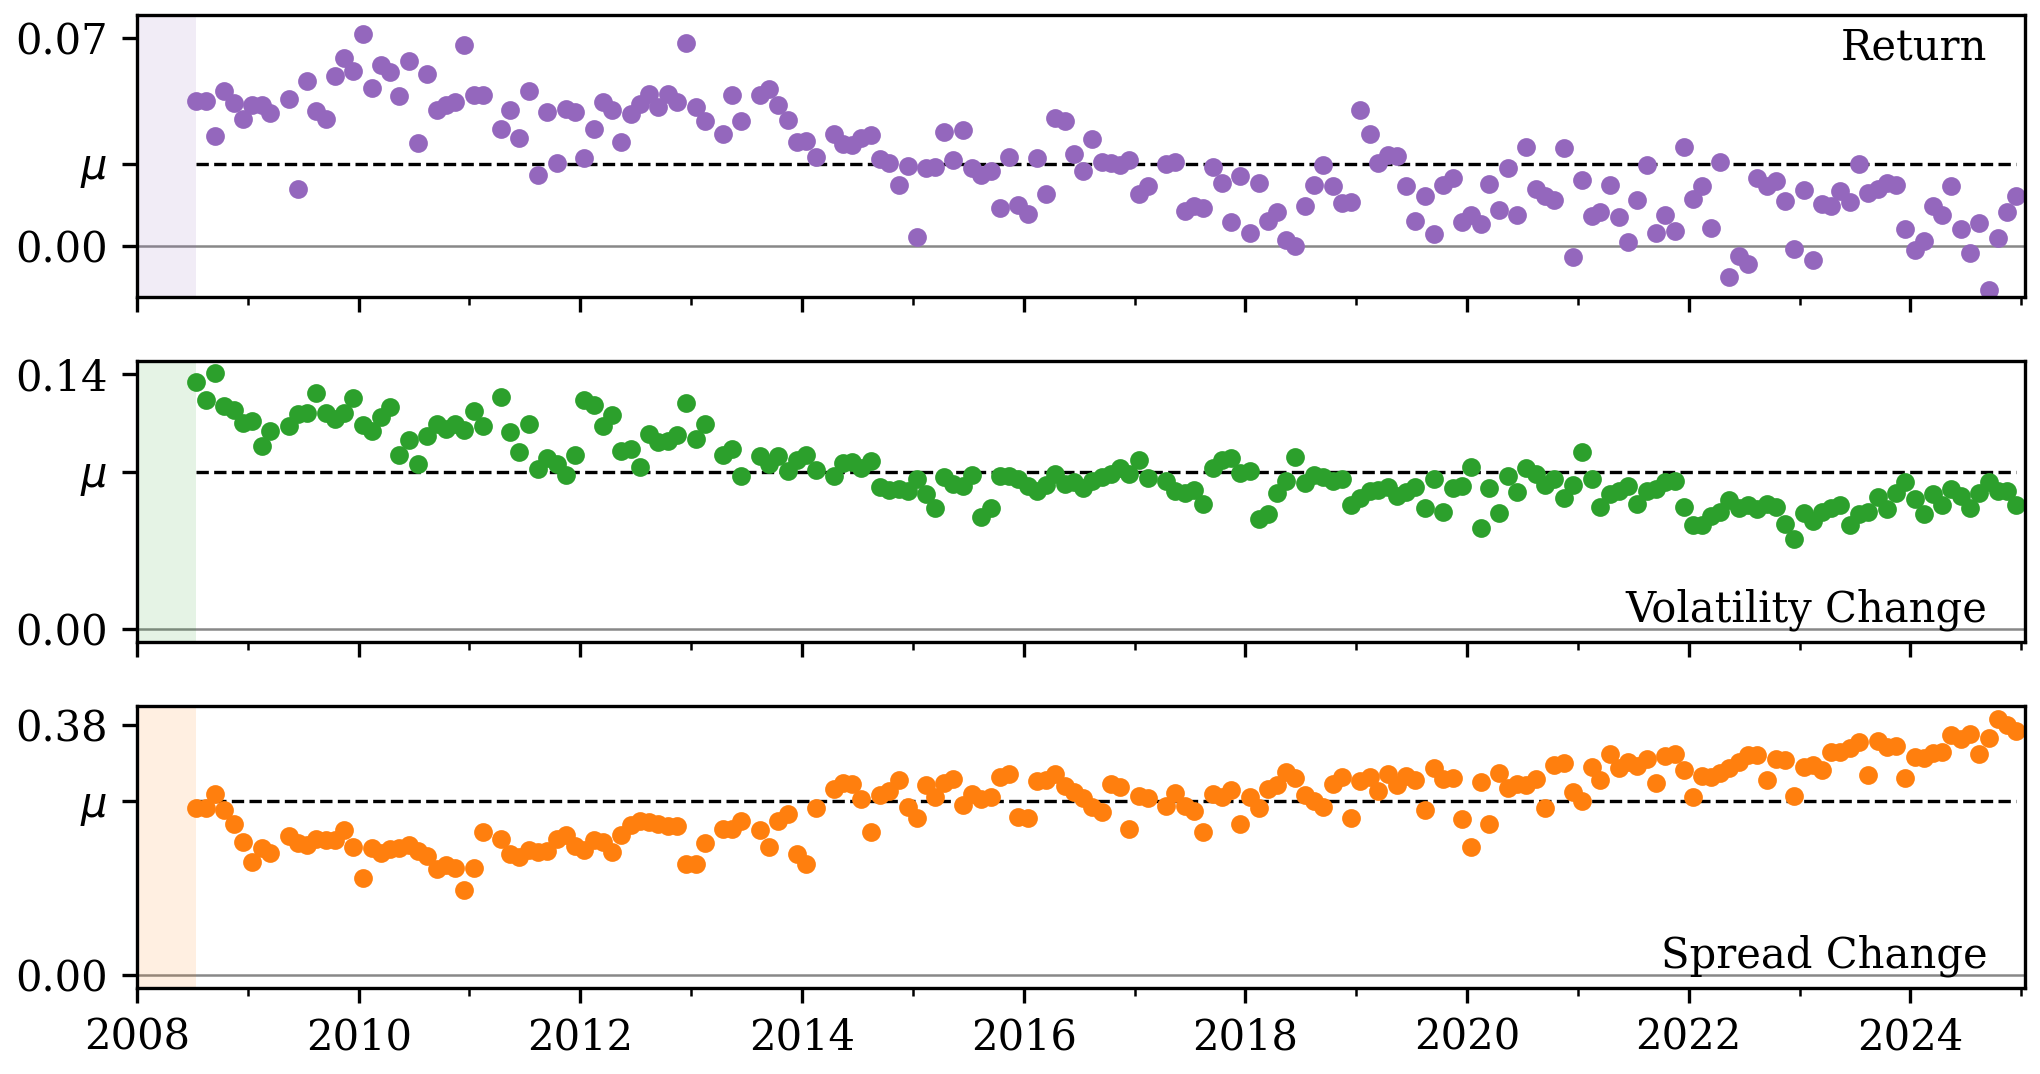

This chart was generated by the following Python code:
"""Full-history supervised: cross-sectional rank IC vs. training month.

Pulls each run's ``xs_ic/<task>`` — the synchronized cross-section IC computed
in the same SLURM job that trained the checkpoint
(``scripts/generic/post_train_ic_eval.py``) — and draws one curve per task over
time. Raw IC, NOT baseline-subtracted.

Projects (one per task; run.name is ``YYYY-MM`` plus a recipe suffix):
    - supervised-full-month-return-ce         → return_900
    - supervised-full-month-vol-change-ce     → volatility_change_900
    - supervised-full-month-spread-change-ce  → spread_change_900

Each project accumulates every generation of the sweep, so runs are filtered
to one target definition by ``XS_STATS_DIR_REQUIRED`` -- see the comment there.

Same figure as the ΔAUC version this replaces; only the metric changed. The
companion probe panel is gone with it: production sweeps run
training.live_eval=false, so no probe AUC is logged any more.

All three targets are now measured between two FORWARD windows (VWAP / mean
spread / realized vol over ``[t, t+60)`` vs ``[t+h, t+h+60)``). The older
definitions each leaked something known at ``t`` -- the quote-bounce term in
the mid-to-mid return, and the ``-spread(t)`` / ``-bwd_vol`` legs of the two
change targets -- which is exactly why runs are filtered by target above.

Only runs whose state is ``finished`` are plotted; in-progress runs are
fetched (so the cache stays current) but filtered out at plot time.

Caching
    A JSON cache lives next to this script (``api_cache.json``). On every
    run, this script:
      1. Lists all runs in each project via the W&B API (always — so new
         runs from in-progress sweeps show up immediately).
      2. Re-fetches summary for any run whose cached state is not
         ``finished`` (so the next run sees up-to-date summaries once
         those runs finish).
      3. Skips API summary calls for runs already cached as ``finished``
         unless ``--refresh`` is passed.

Run:
    uv run plots/full_data_multihead/full_data_multihead.py

    Writes TWO figures from the one W&B pull: ``full_data_multihead`` and
    ``full_data_multihead_highlighted``, the latter greying every month
    outside the 31 reported ones (PANEL_TRAIN_MONTHS). Pass ``--out`` to write
    just one, ``--highlight-panel`` to say which.
"""
from __future__ import annotations

import argparse
import json
import math
import re
import sys
from concurrent.futures import ThreadPoolExecutor, as_completed
from pathlib import Path, PurePosixPath

import matplotlib.dates as mdates
import matplotlib.pyplot as plt
import pandas as pd
from matplotlib.ticker import FormatStrFormatter, MaxNLocator

sys.path.insert(0, str(Path(__file__).resolve().parent.parent))
sys.path.insert(0, str(Path(__file__).resolve().parent.parent / "metrics"))
from metrics import SUP_SPAN_NO_SPAN  # noqa: E402
from style import (  # noqa: E402
    DEFAULT_WANDB_ENTITY,
    SERIES_STYLES,
    SERIES_MARKER,
    apply_style,
    load_sweep_months,
    save_figure,
    WIDTH_FULL,
)


HERE = Path(__file__).resolve().parent
CACHE_PATH = HERE / "api_cache.json"

# THE REPORTED PANEL: the 31 eval months every current arm is scored on.
# Seed 42 sampled 32 TRAIN months (scripts/experiments/sample_sweep_months.py);
# the six-month-span recipe drops 2008-02, whose span would start before the
# data begins (metrics.SUP_SPAN_NO_SPAN), so the reported panel is the other 31
# and their eval months. --highlight-panel keeps those in the series colour and
# greys the ~170 months that only this full-history figure covers, so a reader
# can see where the reported panel sits inside the history.
#
# HELD AS TRAIN MONTHS, compared before _train_to_eval_midpoint: the x axis is
# the EVAL midpoint, one month after the training month, so a set of eval
# months cannot be matched against it directly. Train month m IS eval month
# m+1 on that axis, so the 31 below ARE the 31 eval months of
# plots/latent_eval/run_6mo_eval.sh and the metrics table -- derived from the
# same two sources, so the panel cannot drift from them here.
PANEL_TRAIN_MONTHS: frozenset[str] = (
    frozenset(load_sweep_months()) - SUP_SPAN_NO_SPAN
)
GREY_OUT = "#bdbdbd"

# (series style key in style.SERIES_STYLES, wandb project, metric key).
# The -ce projects are the CROSS-ENTROPY recipe (11 bins, expected-bin MSE
# 0.025, tau annealed 0.10*k -> 0.05*k). The -ic projects they replace are the
# regression-era sweep and stopped at 76-78 finished months, which is why the
# old figure was empty from 2016 on.
# Each -ce project now holds TWO generations of runs: the original sweep on the
# mid-to-mid return target, and the 2026-08-22 rerun on the forward-VWAP target
# (docs/return_bad_calculation.md). Both name their runs ``YYYY-MM_...``, so the
# month prefix cannot tell them apart and a month present in both would plot
# twice. The training config stamps which anchor-stat tables the target came
# from, so filter on that -- basename only, because compute nodes see the
# staged node-local copy while a local run sees lab/market-jepa-mosaic.
XS_STATS_DIR_REQUIRED = "xs_anchor_stats_fwdvwap60"

# ONE PROJECT, THREE METRICS — the full-history baseline became a single
# MULTIHEAD trunk on 2026-08-27 (sweeps/full_data_multihead.sh), so a month is
# now one run that logs all three xs_ic/<task> values rather than three runs
# logging one each.
#
# WHY THE SWITCH. The 32-month W sweep found sharing a trunk costs nothing or
# helps (multihead - specialist: +0.0050 return at W=32, t=+4.01; +0.0028 vol
# at W=8, t=+2.51; nothing significantly negative anywhere), so three models a
# month was three times the GPU for a result one model matches.
#
# AND THE SPECIALIST PROJECTS CANNOT FILL THIS FIGURE. Each of them holds ~203
# runs on the RETIRED mid-to-mid target plus a forward-VWAP rerun that was
# abandoned early: on 2026-08-28 the three had 25, 4 and 1 finished months of
# the 203. XS_STATS_DIR_REQUIRED correctly drops the old generation, which is
# why this plot was almost empty. They are kept here only as provenance:
#   supervised-full-month-return-ce / -vol-change-ce / -spread-change-ce
#
# The multihead sweep pins W=8 where the specialists inherited whatever
# schemas.py defaulted to at submit time (0 before 2026-08-25, 16 after), so
# this series is also the first full-history one where every month is the same
# model.
# Renamed 2026-09-07: the series is pairwise (LTR), not cross_entropy, and
# the "-ce" it carried was left over from the retired binned family.
# ONE PROJECT PER BUNDLE, not one project. run_full_data_supervised.sh resolves
# the sweep's wandb project to "<name>-<commit6>-<train_start>-<eval_end>", so a
# 203-month sweep at 4 months/job lands in ~51 SEPARATE projects and the bare
# name below has never existed as a project of its own. Reading it directly is
# why this figure came back empty: api.runs("<entity>/supervised-full-month-
# multihead") raises, fetch_project_runs swallows it, and every task returns [].
# FULL_DATA_PROJECT is therefore a PREFIX, expanded at run time by
# resolve_full_data_projects.
#
# NOT A SUBSTRING MATCH. "supervised-full-month-multihead-ce" is the RETIRED
# binned generation (202 finished months, run names like
# "2014-05_multi_k11_mse0.025_tau0.5_recency8_s42") and a plain startswith()
# would pull all 202 of them into a figure that is meant to be pairwise/LTR
# only. The suffix pattern -- six hex digits then two YYYY-MM pairs -- excludes
# it structurally rather than by blacklisting the one name we happen to know.
FULL_DATA_PROJECT = "supervised-full-month-multihead-67e219"

_BUNDLE_PROJECT_RE = re.compile(
    rf"^{re.escape(FULL_DATA_PROJECT)}-"
    rf"\d{{4}}-\d{{2}}-\d{{4}}-\d{{2}}$"
)


def resolve_full_data_projects(api, entity: str) -> list[str]:
    """Every per-bundle project belonging to the full-history multihead sweep.

    Listed from the API rather than reconstructed from a month list: the
    bundling (--months-per-job) is a submit-time choice, so the ranges in the
    project names are not derivable here, and a wave resubmitted at a different
    bundle size creates a different set of them.
    """
    return sorted(p.name for p in api.projects(entity)
                  if _BUNDLE_PROJECT_RE.match(p.name))


# THE SPAN IS THE RECIPE BOUNDARY. The same project pattern carries the
# single-month generation this campaign replaced, and a project name says
# nothing about the recipe, so a figure reading the pattern alone silently
# averages two different experiments. Keep only runs whose own train window is
# the span schemas.py currently defines -- resolved, never written here, so it
# cannot go stale when the span moves.
def recipe_span_months() -> int:
    from market_jepa.schemas import DatasetConfig
    return int(DatasetConfig.train_span_months)


def run_span_months(record: dict) -> int:
    """Months covered by a run's own training window, 0 if unreadable."""
    a = str(record.get("train_date_start") or "")
    b = str(record.get("train_date_end") or "")
    if len(a) < 7 or len(b) < 7:
        return 0
    try:
        return ((int(b[:4]) * 12 + int(b[5:7]))
                - (int(a[:4]) * 12 + int(a[5:7]))) + 1
    except ValueError:
        return 0


def keep_current_recipe(records: list[dict]) -> tuple[list[dict], int]:
    """Drop runs whose training window is not the current span."""
    want = recipe_span_months()
    kept = [r for r in records if run_span_months(r) == want]
    return kept, len(records) - len(kept)


def dedupe_by_train_month(records: list[dict]) -> tuple[list[dict], int]:
    """One record per TRAIN month, newest run wins; returns (kept, dropped).

    Bundle projects overlap whenever a wave is resubmitted under a new commit:
    2008-01..2008-04 exist under both -8067e9- and -ca70db-, the same month
    trained twice by the same recipe. Without this every such month plots two
    points and any per-month join silently becomes many-to-many.
    """
    best: dict[str, dict] = {}
    dropped = 0
    for r in records:
        ym = _train_month(r.get("run_name") or "")
        if ym is None:
            continue
        prev = best.get(ym)
        if prev is None:
            best[ym] = r
        else:
            dropped += 1
            if str(r.get("created_at") or "") > str(prev.get("created_at") or ""):
                best[ym] = r
    return list(best.values()), dropped

# THE HEAD KEY, because the campaign scores head-only (POST_TRAIN_PROBE=0) and
# writes no xs_ic/<task> at all. Reading the probe key found the runs, dropped
# nothing, and reported "no runs with xs_ic" -- a sweep that had scored looked
# exactly like a sweep that had not. A multihead run carries one head key per
# task, which is what this figure has always been about.
TASKS: list[tuple[str, str, str]] = [
    ("supervised_return", FULL_DATA_PROJECT, "xs_ic/head:return_900"),
    ("supervised_vol",    FULL_DATA_PROJECT, "xs_ic/head:volatility_change_900"),
    ("supervised_spread", FULL_DATA_PROJECT, "xs_ic/head:spread_change_900"),
]

# Panel-corner label override. SERIES_STYLES["supervised_vol"]["label"] is
# "Vol Change" -- still correct for the other figures that read it -- but
# this panel spells it out in full.
PANEL_LABELS = {"supervised_vol": "Volatility Change"}

# Panel-corner label position override, (x, y, va). Default is bottom-right;
# Return moves to top-right.
PANEL_LABEL_POS = {"supervised_return": (0.98, 0.96, "top")}


def _load_cache(path: Path) -> dict:
    if not path.exists():
        return {}
    try:
        return json.loads(path.read_text())
    except Exception:
        return {}


def _save_cache(path: Path, cache: dict) -> None:
    path.parent.mkdir(parents=True, exist_ok=True)
    path.write_text(json.dumps(cache, indent=2, sort_keys=True))


def _fetch_run_summary(
    run,
    summary_keys: tuple[str, ...],
    history_keys: tuple[str, ...] = (),
) -> dict:
    """Pull metric values from ``run.summary`` plus optional history scans.

    ``summary_keys`` are read straight from ``run.summary`` (single API call).
    ``history_keys`` are pulled with ``scan_history(keys=...)`` and reduced to
    the last non-null value — this covers metrics that are logged from a
    sibling process via ``wandb.init(mode="shared")`` (e.g. probe AUC), which
    end up in history but never in ``run.summary``. Network-bound; thread-safe.
    """
    out = {k: run.summary.get(k) for k in summary_keys}
    for k in history_keys:
        last_val = None
        try:
            for row in run.scan_history(keys=[k]):
                v = row.get(k)
                if v is not None:
                    last_val = v
        except Exception:
            last_val = None
        out[k] = last_val
    return out


def _resolve_state(api, entity: str, project: str, run_id: str, listing_state: str,
                   *, state_verified: bool) -> tuple[str, bool]:
    """Return ``(true_state, verified)`` for a run.

    The W&B project listing (``api.runs(project)``) sometimes returns a stale
    ``state`` field — runs that are still ``running`` can show up as
    ``finished`` for a window. Direct ``api.run(path)`` is consistent. If we
    accept the listing's word, we end up plotting in-progress runs.

    Policy: a run is treated as ``finished`` only after a direct fetch has
    confirmed it. Once verified, finished is sticky (we don't re-verify).
    If a previously-verified run shows non-finished in the listing (e.g. it
    was resumed), we re-verify directly.
    """
    if state_verified and listing_state == "finished":
        return "finished", True
    if listing_state != "finished" and not state_verified:
        # Listing says not finished and we never verified anything else;
        # cheapest path: trust it. We don't plot non-finished runs anyway,
        # and a stale-running listing only causes a missed point, not a
        # wrong one.
        return listing_state, False
    try:
        return api.run(f"{entity}/{project}/{run_id}").state, True
    except Exception:
        return listing_state, False


def fetch_project_runs(
    api,
    entity: str,
    project: str,
    cache: dict,
    summary_keys: tuple[str, ...],
    history_keys: tuple[str, ...],
    *,
    refresh: bool,
    workers: int,
    verbose: bool,
) -> list[dict]:
    """Return the latest run records for one project, refreshing the cache.

    A record is ``{run_id, run_name, state, summary}``. Runs whose cached
    state is not ``finished`` (or all runs if ``refresh=True``) get a fresh
    summary pull; the rest read straight from the cache.

    Cached ``finished`` runs are also re-fetched if their summary is missing
    any of ``summary_keys`` or ``history_keys`` — this handles the schema-bump
    case where new metric keys (e.g. probe AUC) are added after the cache was
    first built. Once a run is fetched, missing keys are stored as ``None`` so
    the check is a no-op on subsequent runs.

    State is resolved via :func:`_resolve_state` — the project listing alone
    is not trusted for ``finished``.
    """
    try:
        api_runs = list(api.runs(f"{entity}/{project}"))
    except Exception as e:
        if verbose:
            print(f"  !! failed to list runs for {project}: {e}")
        return []

    # Resolve true state for every run (parallel, but only does a direct
    # fetch when needed — see _resolve_state).
    def _resolve_one(run):
        cache_key = f"{project}/{run.id}"
        entry = cache.get(cache_key) or {}
        prev_verified = bool(entry.get("state_verified"))
        return _resolve_state(
            api, entity, project, run.id, run.state,
            state_verified=prev_verified,
        )

    with ThreadPoolExecutor(max_workers=workers) as ex:
        resolved = list(ex.map(_resolve_one, api_runs))

    pending: list = []          # API run objects that need a summary pull
    cached_records: list[dict] = []  # records we'll keep as-is from the cache
    verified_directly = 0

    for run, (true_state, verified) in zip(api_runs, resolved):
        cache_key = f"{project}/{run.id}"
        entry = cache.get(cache_key) or {}
        prev_state = entry.get("state")
        is_terminal = true_state == "finished"
        cached_summary = entry.get("summary") or {}
        history_keys_fetched = set(entry.get("history_keys_fetched") or [])
        # Summary keys: present-in-dict is enough (None = legit "not logged").
        # History keys: must have actually been scan_history'd before; we can't
        # tell a None-because-not-logged apart from a None-because-never-fetched
        # without an explicit marker, so use the marker.
        missing_summary_key = any(k not in cached_summary for k in summary_keys)
        missing_history_key = any(k not in history_keys_fetched for k in history_keys)
        missing_key = missing_summary_key or missing_history_key

        meta = {
            "project": project,
            "run_id": run.id,
            "run_name": run.name,
            "state": true_state,
            "state_verified": verified and is_terminal,
            # Comes free with the listing (no extra API call) and is refreshed
            # on every invocation, so old caches need no invalidation.
            "xs_stats_dir": ((run.config or {}).get("dataset") or {})
                             .get("xs_anchor_stats_dir"),
            # THE TRAINING WINDOW, for the same reason and at the same price:
            # free from the listing, refreshed every invocation. It is what
            # separates this campaign from the single-month generation under
            # the same project pattern -- see keep_current_recipe.
            "train_date_start": ((run.config or {}).get("dataset") or {})
                                 .get("train_date_start"),
            "train_date_end": ((run.config or {}).get("dataset") or {})
                               .get("train_date_end"),
            # Free from the listing; the tiebreak in dedupe_by_train_month.
            "created_at": str(getattr(run, "created_at", "") or ""),
        }
        if verified and not entry.get("state_verified"):
            verified_directly += 1

        if refresh or not is_terminal or "summary" not in entry or missing_key:
            pending.append((cache_key, run, meta))
        else:
            entry.update(meta)
            cache[cache_key] = entry
            cached_records.append(entry)

    if verbose:
        print(
            f"[{project}]  api={len(api_runs)}  "
            f"refresh={len(pending)}  cached={len(cached_records)}  "
            f"newly_verified={verified_directly}"
        )

    if pending:
        def _work(item):
            cache_key, run_obj, meta = item
            summary = _fetch_run_summary(run_obj, summary_keys, history_keys)
            return cache_key, meta, summary

        with ThreadPoolExecutor(max_workers=workers) as ex:
            futs = [ex.submit(_work, item) for item in pending]
            for fut in as_completed(futs):
                cache_key, meta, summary = fut.result()
                entry = cache.get(cache_key, {})
                entry.update(meta)
                merged_summary = dict(entry.get("summary") or {})
                merged_summary.update(summary)
                entry["summary"] = merged_summary
                already_fetched = set(entry.get("history_keys_fetched") or [])
                already_fetched.update(history_keys)
                entry["history_keys_fetched"] = sorted(already_fetched)
                cache[cache_key] = entry
                cached_records.append(entry)

    return cached_records


def _train_month(run_name: str) -> str | None:
    """``'2009-01_k11_mse0.025_tau0.5'`` → ``'2009-01'`` (the TRAIN month)."""
    m_ = re.match(r"^(\d{4}-\d{2})(?:_|$)", run_name or "")
    return m_.group(1) if m_ else None


def _train_to_eval_midpoint(run_name: str) -> pd.Timestamp | None:
    """Map a ``YYYY-MM`` train month to the middle (day 15) of the next month.

    The supervised baselines are evaluated on the calendar month immediately
    following training; placing the marker mid-eval-month visualises that
    the AUC summarises a full month of out-of-sample data, not a single
    point in time.
    """
    # The month is a PREFIX, not the whole name: the cross-entropy sweep pins
    # its knobs in the run name (``2009-01_k11_mse0.025_tau0.5``) so an
    # archived run says which arm it belongs to. Splitting the whole string on
    # "-" silently dropped every one of those runs.
    m_ = re.match(r"^(\d{4})-(\d{2})(?:_|$)", run_name or "")
    if not m_:
        return None
    y, m = int(m_.group(1)), int(m_.group(2))
    eval_y, eval_m = (y + 1, 1) if m == 12 else (y, m + 1)
    try:
        return pd.Timestamp(year=eval_y, month=eval_m, day=15)
    except ValueError:
        return None


CKPT_ROOT = Path("lab/market-jepa-checkpoints")

# Mirrors merge_score_results.HEAD_SCHEMA. A checkpoint scored before the
# 2026-08-29 multihead loader fix carries xs_ic/head:* keys that are an
# UNTRAINED head's readout, so the presence of a head key proves nothing --
# only this stamp, written by the merge, says the value came from the real
# head. The guard that used to refuse the whole figure is now per checkpoint,
# which is what lets the head panel fill in as the re-score lands.
HEAD_SCHEMA = 2


def fill_from_ckpt(records: list[dict], project: str, metric_key: str,
                   ckpt_root: Path = CKPT_ROOT) -> tuple[int, int]:
    """Backfill ``metric_key`` into each record's summary from its xs_ic.json.

    The head's readout is written to every checkpoint's ``xs_ic.json`` by
    post_train_ic_eval, but it never reached the W&B summaries -- the
    cross-entropy sweep logged the probe keys and not ``xs_ic/head:*``, so
    the API cache has 0 of 203 runs carrying it per task while the checkpoint
    tree has 203 of 203. Rather than re-log a finished 609-run sweep, read
    the number from where it actually lives. The probe path is untouched and
    still comes from W&B, so the two figures are not silently sourced
    differently: this only fires for keys the summary lacks.

    THAT PARAGRAPH DESCRIBES THE RETIRED SPECIALIST PROJECTS. The figure now
    reads the MULTIHEAD trunk, and until it is re-scored each of its 202
    checkpoints carries exactly one head key, ``xs_ic/head:return_900``, whose
    value is an untrained head (eval/checkpoints.load_model looked for
    ``head.pt`` where a trunk saves ``heads.pt``). Those are refused by the
    HEAD_SCHEMA stamp below rather than plotted, so the head panel shows only
    months that have actually been re-measured and gains the rest as the
    re-score merges. The probe path (the default, and the checked-in figure)
    reads none of this and is unaffected.

    Returns ``(n_filled, n_stale)`` -- the second being checkpoints whose head
    predates the loader fix and was therefore refused.
    """
    n = stale = 0
    is_head = metric_key.startswith("xs_ic/head:")
    for r in records:
        summary = r.setdefault("summary", {})
        # THE W&B SUMMARY IS NOT AN INDEPENDENT SOURCE FOR A HEAD. The same
        # post_train_ic_eval run that wrote the untrained readout beside the
        # checkpoint ALSO logged it to the run summary, so a summary hit is
        # the same bad number rather than a second opinion -- and taking it
        # short-circuits the stamp check below. That is exactly how 202 months
        # of noise reached the return panel on the first cut of this gate
        # (return is the one task the broken loader produced a head for, which
        # is why vol and spread looked correctly empty and hid it).
        #
        # In head mode the STAMPED CHECKPOINT FILE IS THE ONLY SOURCE, and a
        # month without one is blanked so records_to_dataframe drops it.
        if summary.get(metric_key) is not None and not is_head:
            continue
        # HEAD MODE PREFERS A STAMPED CHECKPOINT AND FALLS BACK TO W&B.
        #
        # It used to blank the summary here and accept the stamped file as the
        # ONLY source, because the eval that wrote an untrained readout beside
        # a checkpoint had also logged that same number to the run summary --
        # so a summary hit was the same bad number, not a second opinion.
        #
        # That premise no longer holds for these projects. Every pre-fix run
        # was DELETED on 2026-09-08 and the wave was retrained; all 203
        # finished runs here were created 2026-09-09, after the 2026-08-29
        # loader fix. The remaining check is that nothing in the training path
        # writes xs_head_schema at all -- only rescore_heads.py and
        # merge_score_results.py do -- so requiring the stamp refused every
        # in-job eval and drew an empty figure.
        #
        # A stamped file still WINS where one exists; the summary is used only
        # when there is no stamped checkpoint to prefer. Runs predating the fix
        # are recognisable and should not be re-admitted by this: the broken
        # loader produced a head for return_900 ONLY, so a multihead run
        # carrying fewer than three xs_ic/head:* keys is refused below.
        # THE STAMP IS THE TEST, AND IT IS READ FIRST. The three-head rule
        # below is a heuristic for telling a pre-fix run from a real one WHEN
        # NOTHING ELSE CAN; a stamped checkpoint says so outright and must not
        # be gated behind it. It was: the rule ran first, on the W&B SUMMARY,
        # and these runs log no metrics to W&B at all (every xs_ic key in the
        # summary is None), so a scored, stamped, three-head checkpoint was
        # refused as "pre-2026-08-29" and the figure read as empty.
        f = ckpt_root / project / str(r.get("run_id", "")) / "xs_ic.json"
        blob = None
        if f.is_file():
            try:
                blob = json.loads(f.read_text())
            except (json.JSONDecodeError, OSError):
                blob = None
        stamped = bool(blob) and blob.get("xs_head_schema", 0) >= HEAD_SCHEMA
        if is_head and not stamped:
            head_keys = [k for k in summary
                         if str(k).startswith("xs_ic/head:")
                         and summary.get(k) is not None]
            if len(head_keys) < 3:
                summary[metric_key] = None
                stale += 1
                continue
            # Unstamped file: leave whatever the summary already gave us
            # rather than overwriting it with an unverifiable number.
            continue
        if blob is None:
            continue
        v = blob.get(metric_key)
        if v is not None:
            summary[metric_key] = v
            n += 1
    return n, stale


def candidate_midpoints(records: list[dict]) -> list[pd.Timestamp]:
    """Every eval month the sweep covers, whether or not it has a value yet.

    The same state / target / run-name filters records_to_dataframe applies,
    minus the metric check -- so a month whose head is still being re-scored
    still contributes its x position.
    """
    out = []
    for r in records:
        if r.get("state") != "finished":
            continue
        if PurePosixPath(str(r.get("xs_stats_dir"))).name != XS_STATS_DIR_REQUIRED:
            continue
        ts = _train_to_eval_midpoint(r.get("run_name") or "")
        if ts is not None:
            out.append(ts)
    return sorted(out)


def records_to_dataframe(
    records: list[dict], series_key: str, metric_key: str,
) -> pd.DataFrame:
    """Filter to runs with a parseable ``YYYY-MM`` run name + a non-null AUC.

    Runs built against a different anchor-stat table than
    ``XS_STATS_DIR_REQUIRED`` are dropped: their target is a different
    quantity and mixing the two generations in one curve is meaningless.
    A run with no stamp at all predates the field and is likewise dropped.
    """
    rows: list[dict] = []
    dropped_target = 0
    for r in records:
        if r.get("state") != "finished":
            continue
        stamped = r.get("xs_stats_dir")
        if PurePosixPath(str(stamped)).name != XS_STATS_DIR_REQUIRED:
            dropped_target += 1
            continue
        run_name = r.get("run_name") or ""
        ts = _train_to_eval_midpoint(run_name)
        if ts is None:
            continue
        summary = r.get("summary") or {}
        auc = summary.get(metric_key)
        if auc is None:
            continue
        rows.append({
            "series": series_key,
            "run_name": run_name,
            "eval_midpoint": ts,
            "auc": float(auc),
            "state": r.get("state"),
            "in_panel": _train_month(run_name) in PANEL_TRAIN_MONTHS,
        })
    if dropped_target:
        print(f"  [{series_key}] dropped {dropped_target} run(s) on a "
              f"different anchor-stat target")
    if not rows:
        return pd.DataFrame(
            columns=["series", "run_name", "eval_midpoint", "auc", "state",
                     "in_panel"]
        )
    df = pd.DataFrame(rows).sort_values("eval_midpoint").reset_index(drop=True)
    dupes = df["eval_midpoint"].duplicated().sum()
    if dupes:
        raise SystemExit(
            f"{series_key}: {dupes} month(s) have two runs on "
            f"{XS_STATS_DIR_REQUIRED}; the figure would plot each twice. "
            f"Offenders: {sorted(df.loc[df['eval_midpoint'].duplicated(keep=False), 'run_name'])}"
        )
    return df


def _plot_curves(
    df: pd.DataFrame, out_path: Path,
    full_x: tuple[pd.Timestamp, pd.Timestamp] | None = None,
    highlight_panel: bool = False,
) -> None:
    """Render the three task curves as a 1×3 stacked subplot and save.

    One row per task with its own y-axis so the within-task variation isn't
    dominated by the across-task level differences. Each row shows two y-ticks
    and is identified by a label in its corner -- bottom-right by default,
    top-right for Return (whose dip into negative territory on the right
    edge would otherwise sit under the label).
    """
    fig, axes = plt.subplots(
        len(TASKS), 1,
        figsize=(WIDTH_FULL, WIDTH_FULL * 0.18 * len(TASKS)),
        sharex=True,
    )

    # The ΔAUC version pinned each row to a hand-picked band around 0.5-0.95.
    # IC is signed and centred on zero, so rows autoscale and the ticks are
    # chosen from the data; zero gets its own rule because "better than
    # predicting nothing" is the question this figure is asked.
    YLIMS = {k: (None, None) for k, _, _ in TASKS}
    # HOW MANY LOW OUTLIERS TO CROP OUT OF THE VIEW, per row. return's 2021-02
    # sits at -0.026 while the next lowest month is -0.008 -- a 3x gap from one
    # point, which stretched the row's axis over empty space and squashed the
    # 200 months that carry the signal.
    #
    # A COUNT, NOT A LIMIT. A hardcoded ylim would silently start clipping more
    # months as the sweep fills in; cropping the n lowest and PRINTING what
    # went missing cannot hide a second outlier appearing later.
    YCROP_LOW = {"supervised_return": 1}
    cropped: list[tuple[str, str, float]] = []
    for ax, (series_key, _project, _probe_key) in zip(axes, TASKS):
        style = SERIES_STYLES[series_key]
        sub = df[df["series"] == series_key]
        if not sub.empty and highlight_panel:
            # TWO LAYERS, ONE SERIES. The months outside the reported panel
            # still carry the shape of the history, so they stay -- in grey
            # and behind -- while the 31 keep the task colour. COLOUR ALONE
            # SEPARATES THEM: every dot is the 3.5 of the un-highlighted
            # figure (user, 2026-09-15), so the two versions overlay exactly
            # and a highlighted month is not also a visually heavier one.
            # Everything downstream (mu, the crop, the ticks) still reads the
            # FULL sub: this is a change of ink, not of what the row
            # summarises.
            for mask, colour, size, z in (
                (~sub["in_panel"], GREY_OUT, 3.5, 1),
                (sub["in_panel"], style["color"], 3.5, 3),
            ):
                part = sub[mask]
                if part.empty:
                    continue
                ax.plot(
                    part["eval_midpoint"], part["auc"],
                    linestyle="none", marker=SERIES_MARKER, markersize=size,
                    color=colour, zorder=z,
                )
        elif not sub.empty:
            ax.plot(
                sub["eval_midpoint"],
                sub["auc"],
                linestyle="none",
                marker=SERIES_MARKER,
                markersize=3.5,
                color=style["color"],
            )
        ylim, base_ticks = YLIMS[series_key]
        if ylim is not None:
            ax.set_ylim(ylim)
        ax.axhline(0.0, color="#888", linewidth=0.6, zorder=0)
        if not sub.empty:
            mu = float(sub["auc"].mean())
            ax.plot(
                [sub["eval_midpoint"].min(), sub["eval_midpoint"].max()],
                [mu, mu],
                color="black", linestyle="--", linewidth=0.8, zorder=0,
            )
            hi = float(sub["auc"].max())
            n_crop = YCROP_LOW.get(series_key, 0)
            if n_crop and len(sub) > n_crop + 1:
                ordered = sub["auc"].sort_values()
                lo = float(ordered.iloc[n_crop])
                pad = 0.08 * max(hi - lo, 1e-9)
                ax.set_ylim(lo - pad, hi + pad)
                for _, r in sub[sub["auc"] < lo - pad].iterrows():
                    cropped.append((series_key,
                                    r["eval_midpoint"].strftime("%Y-%m"),
                                    float(r["auc"])))
            else:
                lo = float(sub["auc"].min())
            # mu sits wherever the data puts it, so a fixed tick can land on
            # top of it and the two labels overprint. Keep mu and drop any
            # neighbour closer than 12% of the row's range.
            #
            # 6% was not enough once the -ce projects filled the history: on
            # vol_change the row minimum (0.021) sits 6.0% of the span from
            # the zero line, cleared the test by a rounding margin, and
            # printed on top of it. A row here is 0.18 * WIDTH_FULL tall, so
            # 6% of it is a few pixels -- the threshold has to be generous in
            # DATA units because the PIXEL budget is small.
            # MEASURED ON THE AXIS, NOT THE DATA. This guard exists to stop
            # two tick labels printing on top of each other, which is a
            # question about pixels -- and pixels map to the axis range, which
            # matplotlib may have padded well beyond hi-lo. Using the data
            # span broke exactly when the figure is sparsest: with one month
            # plotted hi == lo, the span collapsed to 1e-9, every candidate
            # tick cleared a threshold of 1.2e-10, and mu printed through the
            # numeric tick beside it.
            y0, y1 = ax.get_ylim()
            span = max(y1 - y0, 1e-9)
            # THREE TICKS: zero, mu, and one ROUND number near the top. The
            # row minimum is not labelled -- it is the least interesting value
            # on the axis and it cost a third of a 3-decimal tick budget.
            #
            # The top tick is hi FLOORED to two decimals (0.045 -> 0.04, 0.121
            # -> 0.12, 0.255 -> 0.25), not rounded: floor keeps it inside the
            # data so the axis never advertises a value no month reached.
            # Two decimals throughout, because these rows differ by an order of
            # magnitude and a shared 3-decimal format spent its extra digit on
            # return alone.
            top = math.floor(hi * 100.0) / 100.0
            tick_vals = [mu]
            for t in (0.0, top):
                # Skip a top tick that floored into the zero line (hi < 0.01),
                # and keep the 12%-of-span clearance that stops a fixed tick
                # printing on top of mu -- a row is 0.18 * WIDTH_FULL tall, so
                # the pixel budget is small and the guard has to be generous in
                # DATA units.
                if all(abs(t - u) > 0.12 * span for u in tick_vals):
                    tick_vals.append(t)
            tick_vals = sorted(tick_vals)
            tick_labels = [
                r"$\mu$" if abs(t - mu) < 1e-12 else f"{t:.2f}"
                for t in tick_vals
            ]
            ax.set_yticks(tick_vals)
            ax.set_yticklabels(tick_labels)
        else:
            ax.yaxis.set_major_formatter(FormatStrFormatter("%.3f"))
        label_x, label_y, label_va = PANEL_LABEL_POS.get(
            series_key, (0.98, 0.04, "bottom"))
        ax.text(
            label_x, label_y, PANEL_LABELS.get(series_key, style["label"]),
            transform=ax.transAxes, ha="right", va=label_va,
        )

    for series_key, ym, val in cropped:
        print(f"  [{series_key}] cropped out of view: {ym} at {val:+.4f}")

    bottom = axes[-1]
    # SPAN EVERY MONTH THE SWEEP COVERS, not just the months that have a value
    # yet. At completion the two are identical, so the finished figure is
    # unchanged; while a re-score is landing it keeps the axis still, so points
    # appear where they belong instead of the axis rescaling under them -- and
    # it shows honestly how much of the history is still missing.
    span_src = full_x if full_x else (
        (df["eval_midpoint"].min(), df["eval_midpoint"].max())
        if not df.empty else None
    )
    if span_src:
        margin = pd.Timedelta(days=30)
        # SNAP THE LEFT EDGE TO ITS OWN JANUARY. YearLocator(2) ticks even
        # years at Jan 1, but the first eval midpoint is mid-February, so a
        # 30-day margin put the axis at ~Jan 16 and the opening year's tick
        # fell just outside it -- the history started at 2008 and the first
        # label read 2010. Extending to Jan 1 of that year costs six weeks of
        # empty axis and labels the year the data actually starts in.
        left = min(span_src[0] - margin,
                   pd.Timestamp(year=span_src[0].year, month=1, day=1))
        bottom.set_xlim(left, span_src[1] + margin)
        # THE GAP BEFORE THE FIRST POINT IS THE TRAINING PERIOD, not missing
        # data: the axis starts at January of the first year so the opening
        # tick has a label, but the first checkpoint cannot be evaluated until
        # its training span has elapsed. Shade that lead-in in each row's own
        # colour at low opacity -- the caption names it -- so the empty stretch
        # reads as history spent rather than months the sweep never ran.
        for ax, (series_key, _project, _probe_key) in zip(axes, TASKS):
            sub = df[df["series"] == series_key]
            if sub.empty:
                continue
            ax.axvspan(
                left, sub["eval_midpoint"].min(),
                color=SERIES_STYLES[series_key]["color"],
                alpha=0.12, linewidth=0, zorder=0,
            )
    bottom.xaxis.set_major_locator(mdates.YearLocator(2))
    bottom.xaxis.set_minor_locator(mdates.YearLocator(1))
    bottom.xaxis.set_major_formatter(mdates.DateFormatter("%Y"))

    fig.tight_layout()
    out_paths = save_figure(fig, out_path)
    for p in out_paths:
        print(f"Wrote {p}")
    plt.close(fig)


def _print_diagnostics(df: pd.DataFrame, label: str) -> None:
    """Print coverage + pairwise correlations for one metric flavor."""
    print(f"\n=== {label} ===")
    summary_rows = (
        df.groupby("series")
          .agg(n_runs=("auc", "size"),
               mean_auc=("auc", "mean"),
               first_eval=("eval_midpoint", "min"),
               last_eval=("eval_midpoint", "max"))
          .reindex([k for k, _, _ in TASKS])
    )
    print("Coverage:")
    print(summary_rows.to_string())

    wide = (
        df.pivot_table(index="eval_midpoint", columns="series", values="auc")
          .reindex(columns=[k for k, _, _ in TASKS])
    )
    series_keys = [k for k, _, _ in TASKS]
    print("Pairwise correlations (aligned by eval month):")
    for i in range(len(series_keys)):
        for j in range(i + 1, len(series_keys)):
            a, b = series_keys[i], series_keys[j]
            pair = wide[[a, b]].dropna()
            n = len(pair)
            if n < 2:
                print(f"  {a} vs {b}: n={n} — not enough overlap")
                continue
            pearson = pair[a].corr(pair[b], method="pearson")
            spearman = pair[a].corr(pair[b], method="spearman")
            print(
                f"  {a} vs {b}: n={n}  "
                f"pearson={pearson:+.3f}  spearman={spearman:+.3f}"
            )


def _print_head_vs_probe_correlation(
    sup_df: pd.DataFrame, probe_df: pd.DataFrame,
) -> None:
    """For each task, correlate the supervised-head AUC against the probe AUC.

    Joined on (series, eval_midpoint) so we only compare runs of the same
    training month for the same task. Expectation: the head should track its
    matched probe tightly (>0.9) — if it doesn't, the head and probe are
    measuring different things.
    """
    print("\n=== Supervised head vs. matched probe (per task) ===")
    sup = sup_df.rename(columns={"auc": "auc_head"})[
        ["series", "eval_midpoint", "auc_head"]
    ]
    probe = probe_df.rename(columns={"auc": "auc_probe"})[
        ["series", "eval_midpoint", "auc_probe"]
    ]
    merged = sup.merge(probe, on=["series", "eval_midpoint"], how="inner")
    for series_key, _project, _probe_key in TASKS:
        pair = merged[merged["series"] == series_key]
        n = len(pair)
        if n < 2:
            print(f"  {series_key}: n={n} — not enough overlap")
            continue
        pearson = pair["auc_head"].corr(pair["auc_probe"], method="pearson")
        spearman = pair["auc_head"].corr(pair["auc_probe"], method="spearman")
        print(
            f"  {series_key}: n={n}  "
            f"pearson={pearson:+.3f}  spearman={spearman:+.3f}"
        )


def main() -> None:
    ap = argparse.ArgumentParser(description=__doc__)
    ap.add_argument(
        "--entity", default=DEFAULT_WANDB_ENTITY,
        help="W&B entity (default: $WANDB_ENTITY, else your default entity)",
    )
    ap.add_argument(
        "--refresh", action="store_true",
        help="Re-pull summaries for every run, including finished ones.",
    )
    ap.add_argument(
        "--cache", type=Path, default=CACHE_PATH,
        help=f"Path to the API cache JSON (default: {CACHE_PATH}).",
    )
    ap.add_argument(
        "--workers", type=int, default=16,
        help="Thread-pool size for parallel summary pulls.",
    )
    ap.add_argument(
        "--out", type=Path, default=None,
        help="Output figure path stem; written as {stem}.{png,pdf}. Giving "
             "one selects a SINGLE figure -- plain, or the highlighted one "
             "if --highlight-panel is also passed -- because a stem cannot "
             "name two. Default (no --out): BOTH are written, to "
             "full_data_multihead[_head] and ..._highlighted.",
    )
    ap.add_argument(
        "--verbose-projects", action="store_true",
        help="Print the per-project api/refresh/cached line for every bundle "
             "project. The sweep spans ~51 of them at 4 months/job, so three "
             "tasks would emit ~150 such lines; off by default and the "
             "per-project backfill/skip warnings still print either way.",
    )
    ap.add_argument(
        "--highlight-panel", "--highlight-sweep32", action="store_true",
        dest="highlight_panel",
        help="With --out, write the HIGHLIGHTED figure rather than the plain "
             "one (without --out both are written anyway, so the flag is "
             "only needed to pick one). Draw the 31 REPORTED months "
             "(sample_sweep_months.py minus "
             "metrics.SUP_SPAN_NO_SPAN) in the task colour and grey out every "
             "other month. The row's mu, y-crop and ticks are unchanged -- "
             "they still summarise the full history, so this figure is the "
             "same numbers with the reported panel picked out.",
    )
    ap.add_argument(
        "--readout", choices=("probe", "head"), default="probe",
        help="probe = ridge on the frozen embedding (xs_ic/<task>), the "
             "figure's historical content and the only readout the checked-in "
             "figure has ever shown. head = the model's OWN 11-bin softmax "
             "collapsed to its expected bin (xs_ic/head:<task>); they are "
             "different estimators, not two views of one number. A month "
             "whose checkpoint has not been re-scored since the 2026-08-29 "
             "multihead loader fix contributes NO point -- see HEAD_SCHEMA.",
    )
    args = ap.parse_args()
    # ONE FETCH, BOTH FIGURES. The plain and the highlighted versions are the
    # same numbers with different ink, and the W&B pull in front of them is
    # the whole cost of this script -- so a bare run writes both and they can
    # never be checked in a generation apart. --out names a single stem, so
    # it necessarily picks one (--highlight-panel says which).
    stem = HERE / ("full_data_multihead"
                   + ("_head" if args.readout == "head" else ""))
    if args.out is not None:
        outputs = [(args.out, args.highlight_panel)]
    else:
        outputs = [(stem, False),
                   (stem.with_name(stem.name + "_highlighted"), True)]

    import wandb  # local import — keeps dry-run / --help fast

    cache = _load_cache(args.cache)
    api = wandb.Api(timeout=600)
    args.entity = args.entity or api.default_entity

    # Expand the prefix once and reuse it for all three tasks -- a multihead
    # month is ONE run carrying all three xs_ic/<task> keys, so the same
    # projects are listed for each series and the API call should not be
    # repeated three times.
    projects = resolve_full_data_projects(api, args.entity)
    if not projects:
        print(f"No bundle projects found under {args.entity} matching "
              f"'{FULL_DATA_PROJECT}-<commit6>-<range>'. Nothing to plot.")
        return
    print(f"Found {len(projects)} bundle project(s) for {FULL_DATA_PROJECT}")

    sup_frames: list[pd.DataFrame] = []
    full_x: tuple[pd.Timestamp, pd.Timestamp] | None = None
    for series_key, _project, probe_key in TASKS:
        metric_key = (probe_key if args.readout == "probe"
                      else probe_key.replace("xs_ic/", "xs_ic/head:"))
        # IN HEAD MODE, FETCH ALL THREE HEAD KEYS, not just this series'.
        # fill_from_ckpt refuses a run carrying fewer than three -- the
        # signature of the pre-2026-08-29 loader, which produced a head for
        # return_900 alone -- and it can only count keys the record actually
        # holds. Requesting one would make that check unsatisfiable and blank
        # every month.
        if args.readout == "head":
            want = tuple(pk.replace("xs_ic/", "xs_ic/head:")
                         for _, _, pk in TASKS)
        else:
            want = (metric_key,)
        records: list[dict] = []
        for project in projects:
            recs = fetch_project_runs(
                api, args.entity, project, cache,
                summary_keys=want,
                history_keys=(),
                refresh=args.refresh, workers=args.workers,
                verbose=args.verbose_projects,
            )
            filled, stale = fill_from_ckpt(recs, project, metric_key)
            if filled:
                print(f"  {project}: filled {filled} runs' {metric_key} "
                      f"from the checkpoint tree")
            if stale:
                print(f"  {project}: {stale} checkpoint(s) carry a "
                      f"pre-2026-08-29 head and were SKIPPED — those months "
                      f"have no point until the re-score merges "
                      f"(merge_score_results.py)")
            records.extend(recs)

        records, off_recipe = keep_current_recipe(records)
        if off_recipe:
            print(f"  {series_key}: dropped {off_recipe} run(s) not trained on "
                  f"the current {recipe_span_months()}-month span")
        records, dup = dedupe_by_train_month(records)
        if dup:
            print(f"  {series_key}: dropped {dup} duplicate month-run(s) "
                  f"across bundle projects (kept the newest per month)")
        cand = candidate_midpoints(records)
        if cand:
            full_x = (cand[0], cand[-1])
        sup_frames.append(records_to_dataframe(records, series_key, metric_key))

    _save_cache(args.cache, cache)

    sup_df = pd.concat(sup_frames, ignore_index=True)
    if sup_df.empty:
        print("No runs with xs_ic found yet — nothing to plot.")
        return

    apply_style()
    if any(highlight for _, highlight in outputs):
        hit = sorted({_train_month(n) for n in
                      sup_df.loc[sup_df["in_panel"], "run_name"]})
        missing = sorted(PANEL_TRAIN_MONTHS - set(hit))
        print(f"Highlighting {len(hit)}/{len(PANEL_TRAIN_MONTHS)} reported "
              f"panel months present in this figure")
        if missing:
            print(f"  panel months with no full-history run yet (train "
                  f"month): {', '.join(missing)}")
    for out_path, highlight in outputs:
        _plot_curves(sup_df, out_path=out_path, full_x=full_x,
                     highlight_panel=highlight)
    _print_diagnostics(sup_df, (
        "Supervised ridge probe — cross-sectional rank IC (xs_ic/<task>)"
        if args.readout == "probe" else
        "Supervised HEAD expected-bin — cross-sectional rank IC "
        "(xs_ic/head:<task>, the model's own 11-bin softmax)"))


if __name__ == "__main__":
    main()
